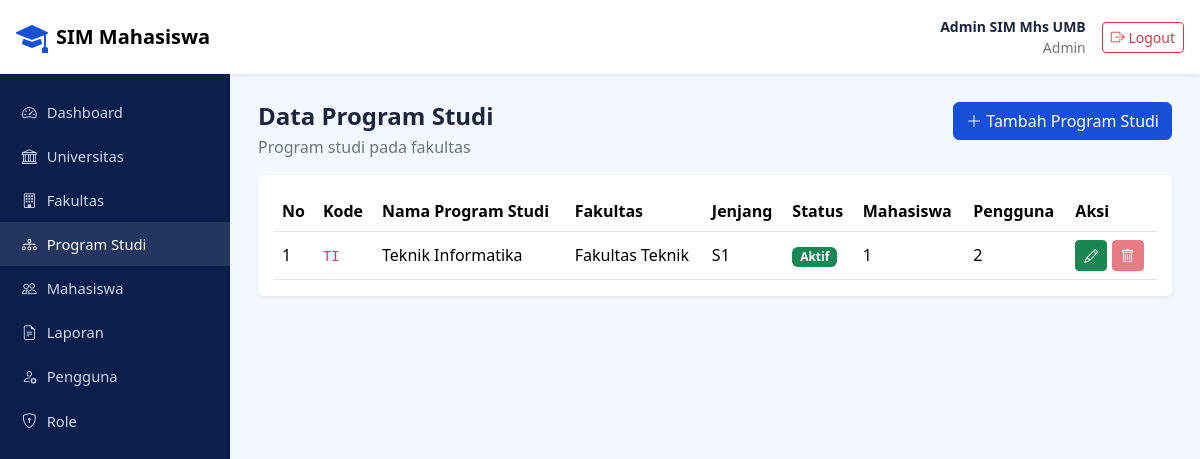
The app's page /pages/program_studi.php (signed in) with its own data.
### tables this page shows
CREATE TABLE `program_studi` (
  `id_program_studi` bigint unsigned NOT NULL AUTO_INCREMENT,
  `id_fakultas` bigint unsigned NOT NULL,
  `kode_program_studi` varchar(20) NOT NULL,
  `nama_program_studi` varchar(200) NOT NULL,
  `jenjang` varchar(20) NOT NULL DEFAULT 'S1',
  `status_aktif` enum('Aktif','Tidak Aktif') NOT NULL DEFAULT 'Aktif',
  `created_at` timestamp NOT NULL DEFAULT CURRENT_TIMESTAMP,
  `updated_at` timestamp NOT NULL DEFAULT CURRENT_TIMESTAMP ON UPDATE CURRENT_TIMESTAMP,
  PRIMARY KEY (`id_program_studi`),
  UNIQUE KEY `uk_prodi_fakultas_kode` (`id_fakultas`,`kode_program_studi`),
  CONSTRAINT `fk_prodi_fakultas` FOREIGN KEY (`id_fakultas`) REFERENCES `fakultas` (`id_fakultas`) ON UPDATE CASCADE
);

CREATE TABLE `fakultas` (
  `id_fakultas` bigint unsigned NOT NULL AUTO_INCREMENT,
  `id_universitas` bigint unsigned NOT NULL,
  `kode_fakultas` varchar(20) NOT NULL,
  `nama_fakultas` varchar(200) NOT NULL,
  `created_at` timestamp NOT NULL DEFAULT CURRENT_TIMESTAMP,
  `updated_at` timestamp NOT NULL DEFAULT CURRENT_TIMESTAMP ON UPDATE CURRENT_TIMESTAMP,
  PRIMARY KEY (`id_fakultas`),
  UNIQUE KEY `uk_fakultas_univ_kode` (`id_universitas`,`kode_fakultas`),
  CONSTRAINT `fk_fakultas_universitas` FOREIGN KEY (`id_universitas`) REFERENCES `universitas` (`id_universitas`) ON UPDATE CASCADE
);

### includes/helper.php (called while the page is built, shortened)
<?php
function e($t) {
    return htmlspecialchars((string)$t, ENT_QUOTES, 'UTF-8');
}

### pages/program_studi.php (the view, shortened to what this page needs)
<?php
require_once __DIR__ . '/../includes/helper.php';
require_once __DIR__ . '/../config/koneksi.php';
$bisaKelola = $_SESSION['kode_role'] === 'ADMIN';
$data = [];
$q = mysqli_query($koneksi,
    "SELECT ps.id_program_studi, ps.kode_program_studi, ps.nama_program_studi, ps.jenjang, ps.status_aktif,
            f.nama_fakultas,
            (SELECT COUNT(*) FROM mahasiswa m WHERE m.id_program_studi = ps.id_program_studi) AS jml_mhs,
            (SELECT COUNT(*) FROM pengguna p WHERE p.id_program_studi = ps.id_program_studi) AS jml_pengguna
     FROM program_studi ps
     JOIN fakultas f ON f.id_fakultas = ps.id_fakultas
     ORDER BY f.nama_fakultas, ps.nama_program_studi");
while ($row = mysqli_fetch_assoc($q)) { $data[] = $row; }
include __DIR__ . '/../includes/layout_atas.php';
?>
<div class="d-flex justify-content-between align-items-start flex-wrap gap-2 mb-3">
  <div>
    <h4 class="fw-bold mb-1">Data Program Studi</h4>
    <p class="text-secondary mb-0">Program studi pada fakultas</p>
  </div>
  <?php if ($bisaKelola): ?>
    <a href="program_studi_tambah.php" class="btn btn-primary"><i class="bi bi-plus-lg"></i> Tambah Program Studi</a>
  <?php endif; ?>
</div>
<div class="card border-0 shadow-sm"><div class="card-body">
  <div class="table-responsive">
    <table class="table align-middle mb-0">
      <thead>
        <tr><th>No</th><th>Kode</th><th>Nama Program Studi</th><th>Fakultas</th><th>Jenjang</th><th>Status</th>
            <th>Mahasiswa</th><th>Pengguna</th>
            <?php if ($bisaKelola): ?><th>Aksi</th><?php endif; ?></tr>
      </thead>
      <tbody>
        <?php foreach ($data as $i => $p): ?>
          <?php $dipakai = ((int)$p['jml_mhs'] + (int)$p['jml_pengguna']) > 0; ?>
          <tr>
            <td><?= $i + 1 ?></td>
            <td><code><?= e($p['kode_program_studi']) ?></code></td>
            <td><?= e($p['nama_program_studi']) ?></td>
            <td><?= e($p['nama_fakultas']) ?></td>
            <td><?= e($p['jenjang']) ?></td>
            <td>
              <span class="badge <?= $p['status_aktif'] === 'Aktif' ? 'text-bg-success' : 'text-bg-secondary' ?>">
                <?= e($p['status_aktif']) ?>
              </span>
            </td>
            <td><?= (int)$p['jml_mhs'] ?></td>
            <td><?= (int)$p['jml_pengguna'] ?></td>
            <?php if ($bisaKelola): ?>
            <td class="text-nowrap">
              <a href="program_studi_edit.php?id=<?= (int)$p['id_program_studi'] ?>" class="btn btn-success btn-sm" title="Ubah">
                <i class="bi bi-pencil"></i>
              </a>
              <?php if ($dipakai): ?>
                <button class="btn btn-danger btn-sm" disabled
                        title="Tidak bisa dihapus: masih punya mahasiswa/pengguna"><i class="bi bi-trash"></i></button>
              <?php endif; ?>
            </td>
            <?php endif; ?>
          </tr>
        <?php endforeach; ?>
      </tbody>
    </table>
  </div>
</div></div>
<?php include __DIR__ . '/../includes/layout_bawah.php'; ?>

### assets/css/style.css (style rules this page uses)
:root { --biru: #1550d6; --biru-tua: #0b1f4d; --soft: #f3f7ff; }
body { font-family: "Segoe UI", system-ui, sans-serif; color: #1c2540; }
.bg-soft { background: var(--soft); }
.btn-primary { background: var(--biru); border-color: var(--biru); }

### records on screen
program_studi: kode_program_studi "TI", nama_program_studi "Teknik Informatika", id_fakultas.nama_fakultas "Fakultas Teknik", jenjang "S1", status_aktif "Aktif", jml_mhs "1", jml_pengguna "2"

### other values on screen
$_SESSION['nama_lengkap'] "Admin SIM Mhs UMB"
$_SESSION['nama_role'] "Admin"
$label "Dashboard"
$label "Universitas"
$label "Fakultas"
$label "Program Studi"
$label "Mahasiswa"
$label "Laporan"
$label "Pengguna"
$label "Role"
